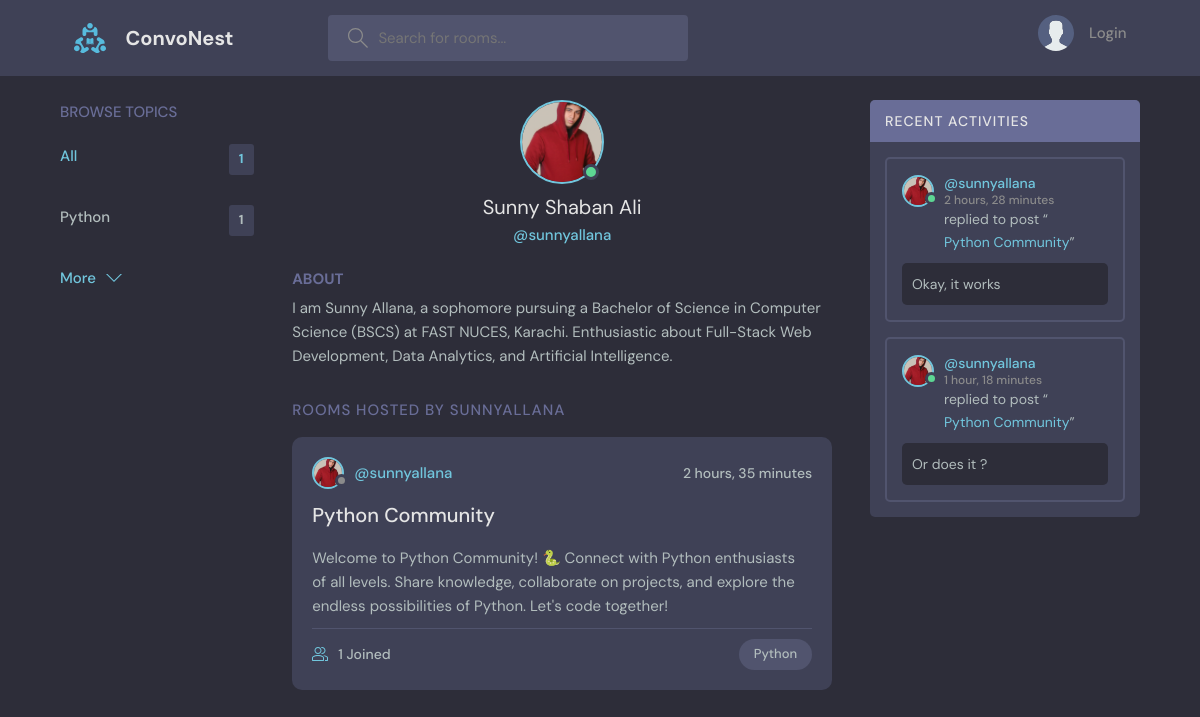
Screenshot of /user-profile/1/ with the database file from the repository.
### base/models.py (models this page shows, shortened)
class Topic(models.Model):
    name = models.CharField(max_length=200)

class User(AbstractUser):
    name = models.CharField(max_length=200, null=True, blank=True)
    email = models.EmailField(null=True,unique=True)
    bio = models.TextField(default="No bio...", max_length=300, null=True)
    avatar = models.ImageField(null=True, blank=True, default='avatar.svg')
    USERNAME_FIELD = 'email'
    REQUIRED_FIELDS = []

class Room(models.Model):
    host = models.ForeignKey(User, on_delete=models.SET_NULL, null=True, blank=True)
    topic = models.ForeignKey(Topic, on_delete=models.SET_NULL, null=True, blank=True)
    participants = models.ManyToManyField(User, related_name='participants', blank=True) # We couldn't just use only the User model as the first parameter because it is already being used as the first parameter in the host field. So we use the related_name parameter to specify the name of the reverse relation from the User model to the Room model.
    name = models.CharField(max_length=200)
    description = models.TextField(null=True, blank=True)
    created = models.DateTimeField(auto_now_add=True)
    updated = models.DateTimeField(auto_now=True)
    class Meta:
        ordering = ['-updated', '-created']
    def __str__(self):
        return self.name

class Messages(models.Model):
    user = models.ForeignKey(User, on_delete=models.CASCADE)
    room = models.ForeignKey(Room, on_delete=models.CASCADE)
    content = models.TextField()
    created = models.DateTimeField(auto_now_add=True)
    updated = models.DateTimeField(auto_now=True)

### base/views.py (the view)
# urls.py: path('user-profile/<str:pk>/', views.userProfile, name='user-profile'),
def userProfile(request, pk):
    user = User.objects.get(id=pk)
    rooms = user.room_set.all()
    room_messages = user.messages_set.all()
    topics = Topic.objects.all()
    context = {'user': user,
               'rooms': rooms,
               'room_messages': room_messages,
               'topics': topics,
               }
    return render(request, 'base/user_profile.html', context)

### base/templates/base/user_profile.html (shortened to what this page needs)
{% extends 'base.html' %}
{% block content %}
  <main class="profile-page layout layout--3">
    <div class="container">
      {% include 'base/topics_component.html' %}
      <div class="roomList">
        <div class="profile">
          <div class="profile__avatar">
            <div class="avatar avatar--large active">
              <img src="{{user.avatar.url}}" />
            </div>
          </div>
          <div class="profile__info">
            <h3>{{user.name}}</h3>
            <p>@{{user.username}}</p>
          </div>
          <div class="profile__about">
            <h3>About</h3>
            <p>
              {{user.bio}}
            </p>
          </div>
        </div>
        <div class="roomList__header">
          <div>
            <h2>Rooms Hosted by {{user.username}}</a>
            </h2>
          </div>
        </div>
        {% include 'base/feed_component.html' %}
      </div>
      {% include 'base/activity_component.html' %}
    </div>
  </main>
{% endblock content %}

### templates/base.html (shortened to what this page needs)
{% load static %}
<!DOCTYPE html>
<html lang="en">
  <head>
    <link rel="stylesheet" href="{% static 'styles/style.css' %}" />
  </head>
  <body>
    {% include 'navbar.html' %}
    {% block content %}
    {% endblock content %}
  </body>
</html>

### templates/navbar.html (shortened to what this page needs)
{% load static %}
<header class="header header--loggedIn">
    <div class="container">
      <a href="{% url 'home' %}" class="header__logo">
        <img src="{% static 'images/logo.svg' %}" />
        <h1>ConvoNest</h1>
      </a>
      <form class="header__search" method="GET" action="{% url 'home' %}">
        <label>
          <input name="q" placeholder="Search for rooms..." />
        </label>
      </form>
      <nav class="header__menu">
        {% if request.user.is_authenticated %}
        <div class="header__user">
          <a href="{% url 'update-user' %}">
            <div class="avatar avatar--medium active">
              <img src="{{request.user.avatar.url}}" />
            </div>
            <p>{{request.user.name}} <span>@{{request.user.username}}</span></p>
          </a>
          <button class="dropdown-button">
            <svg version="1.1" xmlns="http://www.w3.org/2000/svg" width="32" height="32" viewBox="0 0 32 32">
              <title>chevron-down</title>
              <path d="M16 21l-13-13h-3l16 16 16-16h-3l-13 13z"></path>
            </svg>
          </button>
        </div>
        {% else %}
        <a href="{% url 'login' %}">
          <img src="{% static 'images/avatar.svg' %}" />
          <p>Login</p>
        </a>
        {% endif %}
      </nav>
    </div>
  </header>

### base/templates/base/topics_component.html
<div class="topics">
    <div class="topics__header">
      <h2>Browse Topics</h2>
    </div>
    <ul class="topics__list">
      <li>
        <a href="{% url 'home' %}" class="active">All <span>{{topics.count}}</span></a>
      </li>
      {% for topic in topics %}
      <li>
        <a href="{% url 'home' %}?q={{topic.name}}">{{topic.name}}<span>{{topic.room_set.all.count}}</span></a>
      </li>
      {% endfor %}
    </ul>
    <a class="btn btn--link" href="{% url 'topics' %}">
      More
      <svg version="1.1" xmlns="http://www.w3.org/2000/svg" width="32" height="32" viewBox="0 0 32 32">
        <title>chevron-down</title>
        <path d="M16 21l-13-13h-3l16 16 16-16h-3l-13 13z"></path>
      </svg>
    </a>
  </div>

### base/templates/base/feed_component.html (shortened to what this page needs)
{% for room in rooms %}
<div class="roomListRoom">
    <div class="roomListRoom__header">
      <a href="{% if room.host.id %}{% url 'user-profile' room.host.id %}{% else %}#{% endif %}" class="roomListRoom__author">
        <div class="avatar avatar--small">
          <img src="{{room.host.avatar.url}}" />
        </div>
        <span>@{{room.host.username}}</span>
      </a>
      <div class="roomListRoom__actions">
        <span>{{room.created|timesince}}</span>
      </div>
    </div>
    <div class="roomListRoom__content">
      <a href="{% url 'room' room.id %}">{{room.name}}</a>
      <p>
        {{room.description}}
      </p>
    </div>
    <div class="roomListRoom__meta">
      <a href="{% url 'room' room.id %}" class="roomListRoom__joined">
        {{room.participants.all.count}} Joined
      </a>
      <p class="roomListRoom__topic">{{room.topic.name}}</p>
    </div>
  </div>
{% endfor %}

### base/templates/base/activity_component.html (shortened to what this page needs)
<div class="activities">
    <div class="activities__header">
      <h2>Recent Activities</h2>
    </div>
    {% for message in room_messages %}
    <div class="activities__box">
      <div class="activities__boxHeader roomListRoom__header">
        <a href="{% url 'user-profile' message.user.id %}" class="roomListRoom__author">
          <div class="avatar avatar--small active">
            <img src="{{message.user.avatar.url}}" />
          </div>
          <p>
            @{{message.user.username}}
            <span>{{message.created|timesince}}</span>
          </p>
        </a>
      </div>
      <div class="activities__boxContent">
        <p>replied to post “<a href="{% url 'room' message.room.id %}">{{message.room}}</a>”</p>
        <div class="activities__boxRoomContent">
        {{message.content}}
        </div>
      </div>
    </div>
    {% endfor %}
</div>

### rows the page displays
Topic: name "Python", room_set.all.count "1"
User: avatar (picture), name "Sunny Shaban Ali", username "sunnyallana", bio "I am Sunny Allana, a sophomore pursuing a Bachelor of Science in Computer Science (BSCS) at FAST NUCES, Karachi. Enthusiastic about Full-Stack Web Development, Data Analytics, and Artificial Intelligence.", username "SUNNYALLANA"
Room: host.avatar (picture), host.username "sunnyallana", created "2 hours, 35 minutes", name "Python Community", description "Welcome to Python Community! 🐍 Connect with Python enthusiasts of all levels. Share knowledge, collaborate on projects, and explore the endless possibilities of Python. Let's code together!", participants.all.count "1", topic.name "Python"
Messages: user.avatar (picture), user.username "sunnyallana", created "2 hours, 28 minutes", room "Python Community", content "Okay, it works"
Messages: user.avatar (picture), user.username "sunnyallana", created "1 hour, 18 minutes", room "Python Community", content "Or does it ?"

### other values shown
{{ topics.count }} "1"
